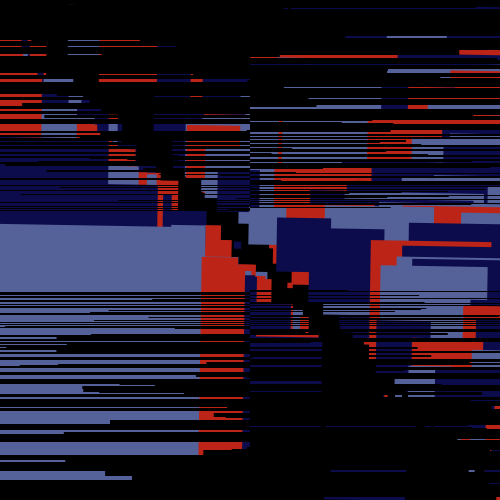
Frame 1 (no input)
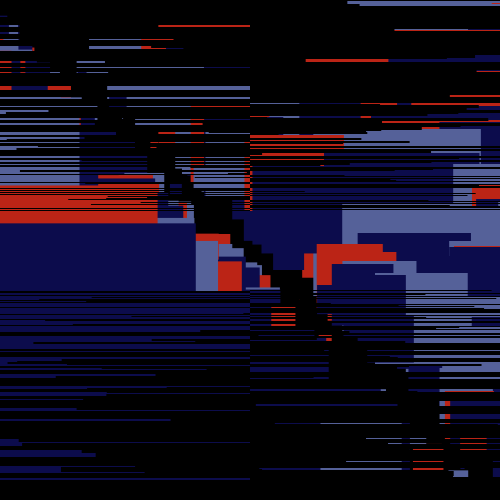
Frame 60 (the mouse pressed at the canvas centre just before this capture)
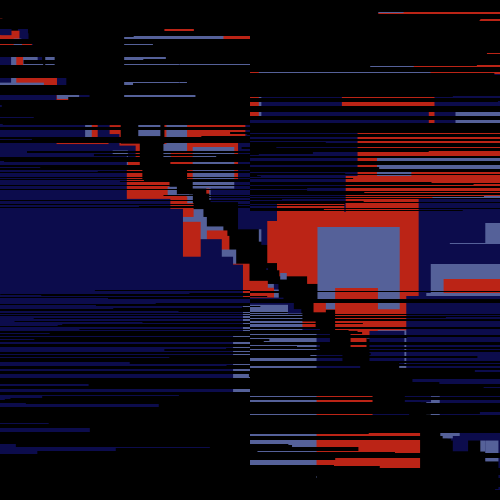
Frame 120 (the mouse held since frame 60 and released just before this capture)

The Processing sketch that drew these frames (run headless with seeded random() and noise(); from frame 60 on, the mouse is pressed at the canvas centre):

// Processing sketch: s_31012016
// ── s_31012016.pde
color cBlack = #000000;
color cDarkBlue = #0C0C4C;
color cLightBlue = #556199;
color cRed = #BB2416;
color[] colors = {cRed, cDarkBlue, cLightBlue};
float fps = 30;
float revs = 2 * PI / fps;

void setup(){
  size(500,500);
  noStroke();
  frameRate(fps);
}

void draw() {
  background(cBlack);
  
  //lets make it swing back and forth
  float angle = sin(revs*frameCount/2);
  angle *= angle * PI/2;
  
  pushMatrix();
  translate(width/2, height/2);
  rotate(angle);
  translate(-width/2, -height/2);
  
  //make it boom
  //same rate as angle switch
  //which means twice the frequency fo sin
  float sizeMultiplier = cos(revs*frameCount);
  sizeMultiplier *= sizeMultiplier;
  
  for(int i = 0; i < width; i ++){
    //select a random colour
    fill(colors[(int)random(0,3)]);
    
    //mess with rect size
    float rand = random(-500,900);
    rand *= sizeMultiplier;
    //start point travels diagonally down
    rect(i+rand*1.1, i, rand, rand);
  }
  
  popMatrix();
  
  //make some black horizontal bands
  for(int y = 0; y< height; y++){
    float rand = random(-500,500);
    fill(cBlack);
    //least black in the centre
    rect(width/2, y, rand, abs(y-height/2)/40 );
  }
}
